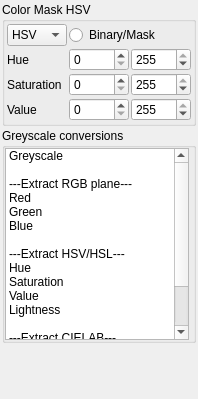
       <widget class="QWidget" name="pageColorOps">
        <property name="geometry">
         <rect>
          <x>0</x>
          <y>0</y>
          <width>198</width>
          <height>399</height>
         </rect>
        </property>
        <property name="sizePolicy">
         <sizepolicy hsizetype="Preferred" vsizetype="Preferred">
          <horstretch>0</horstretch>
          <verstretch>0</verstretch>
         </sizepolicy>
        </property>
        <property name="maximumSize">
         <size>
          <width>16777215</width>
          <height>16777215</height>
         </size>
        </property>
        <attribute name="label">
         <string>Color Ops</string>
        </attribute>
        <layout class="QGridLayout" name="gridLayout_16">
         <property name="horizontalSpacing">
          <number>0</number>
         </property>
         <property name="verticalSpacing">
          <number>2</number>
         </property>
         <property name="margin">
          <number>2</number>
         </property>
         <item row="6" column="0" colspan="3">
          <widget class="QGroupBox" name="gbColorMask">
           <property name="title">
            <string>Color Mask HSV</string>
           </property>
           <layout class="QGridLayout" name="gridLayout_8">
            <property name="margin">
             <number>2</number>
            </property>
            <property name="spacing">
             <number>2</number>
            </property>
            <item row="0" column="6" colspan="2">
             <widget class="QRadioButton" name="rbColorMask">
              <property name="text">
               <string>Binary/Mask</string>
              </property>
             </widget>
            </item>
            <item row="0" column="5">
             <widget class="QComboBox" name="cbColorMask">
              <item>
               <property name="text">
                <string>HSV</string>
               </property>
              </item>
              <item>
               <property name="text">
                <string>HSL</string>
               </property>
              </item>
              <item>
               <property name="text">
                <string>RGB</string>
               </property>
              </item>
              <item>
               <property name="text">
                <string>Lab</string>
               </property>
              </item>
             </widget>
            </item>
            <item row="2" column="5">
             <widget class="QLabel" name="lblCmask2_1">
              <property name="text">
               <string>Saturation</string>
              </property>
             </widget>
            </item>
            <item row="1" column="5">
             <widget class="QLabel" name="lblCmask1_1">
              <property name="text">
               <string>Hue</string>
              </property>
             </widget>
            </item>
            <item row="1" column="6">
             <widget class="QSpinBox" name="sbLH">
              <property name="maximum">
               <number>255</number>
              </property>
             </widget>
            </item>
            <item row="1" column="7">
             <widget class="QSpinBox" name="sbUH">
              <property name="maximum">
               <number>255</number>
              </property>
              <property name="value">
               <number>255</number>
              </property>
             </widget>
            </item>
            <item row="3" column="5">
             <widget class="QLabel" name="lblCmask3_1">
              <property name="text">
               <string>Value</string>
              </property>
             </widget>
            </item>
            <item row="2" column="6">
             <widget class="QSpinBox" name="sbLS">
              <property name="maximum">
               <number>255</number>
              </property>
             </widget>
            </item>
            <item row="3" column="6">
             <widget class="QSpinBox" name="sbLV">
              <property name="maximum">
               <number>255</number>
              </property>
             </widget>
            </item>
            <item row="2" column="7">
             <widget class="QSpinBox" name="sbUS">
              <property name="maximum">
               <number>255</number>
              </property>
              <property name="value">
               <number>255</number>
              </property>
             </widget>
            </item>
            <item row="3" column="7">
             <widget class="QSpinBox" name="sbUV">
              <property name="maximum">
               <number>255</number>
              </property>
              <property name="value">
               <number>255</number>
              </property>
             </widget>
            </item>
           </layout>
          </widget>
         </item>
         <item row="8" column="0" colspan="3">
          <spacer name="verticalSpacer_2">
           <property name="orientation">
            <enum>Qt::Vertical</enum>
           </property>
           <property name="sizeHint" stdset="0">
            <size>
             <width>20</width>
             <height>40</height>
            </size>
           </property>
          </spacer>
         </item>
         <item row="7" column="0" colspan="3">
          <widget class="QGroupBox" name="gbGreyscale">
           <property name="sizePolicy">
            <sizepolicy hsizetype="Preferred" vsizetype="Preferred">
             <horstretch>0</horstretch>
             <verstretch>0</verstretch>
            </sizepolicy>
           </property>
           <property name="maximumSize">
            <size>
             <width>16777215</width>
             <height>16777215</height>
            </size>
           </property>
           <property name="title">
            <string>Greyscale conversions</string>
           </property>
           <layout class="QGridLayout" name="gridLayout_7">
            <property name="leftMargin">
             <number>0</number>
            </property>
            <property name="topMargin">
             <number>0</number>
            </property>
            <property name="rightMargin">
             <number>4</number>
            </property>
            <property name="bottomMargin">
             <number>0</number>
            </property>
            <property name="spacing">
             <number>0</number>
            </property>
            <item row="0" column="2">
             <widget class="QListWidget" name="listGreyscale">
              <property name="sizePolicy">
               <sizepolicy hsizetype="Preferred" vsizetype="Expanding">
                <horstretch>0</horstretch>
                <verstretch>0</verstretch>
               </sizepolicy>
              </property>
              <property name="frameShape">
               <enum>QFrame::StyledPanel</enum>
              </property>
              <item>
               <property name="text">
                <string>Greyscale</string>
               </property>
              </item>
              <item>
               <property name="text">
                <string/>
               </property>
               <property name="flags">
                <set>NoItemFlags</set>
               </property>
              </item>
              <item>
               <property name="text">
                <string>---Extract RGB plane---</string>
               </property>
               <property name="font">
                <font>
                 <kerning>true</kerning>
                </font>
               </property>
               <property name="flags">
                <set>NoItemFlags</set>
               </property>
              </item>
              <item>
               <property name="text">
                <string>Red</string>
               </property>
              </item>
              <item>
               <property name="text">
                <string>Green</string>
               </property>
              </item>
              <item>
               <property name="text">
                <string>Blue</string>
               </property>
              </item>
              <item>
               <property name="text">
                <string/>
               </property>
               <property name="flags">
                <set>NoItemFlags</set>
               </property>
              </item>
              <item>
               <property name="text">
                <string>---Extract HSV/HSL---</string>
               </property>
               <property name="flags">
                <set>NoItemFlags</set>
               </property>
              </item>
              <item>
               <property name="text">
                <string>Hue</string>
               </property>
              </item>
              <item>
               <property name="text">
                <string>Saturation</string>
               </property>
              </item>
              <item>
               <property name="text">
                <string>Value</string>
               </property>
              </item>
              <item>
               <property name="text">
                <string>Lightness</string>
               </property>
              </item>
              <item>
               <property name="text">
                <string/>
               </property>
               <property name="flags">
                <set>NoItemFlags</set>
               </property>
              </item>
              <item>
               <property name="text">
                <string>---Extract CIELAB---</string>
               </property>
               <property name="flags">
                <set>NoItemFlags</set>
               </property>
              </item>
              <item>
               <property name="text">
                <string>L*</string>
               </property>
              </item>
              <item>
               <property name="text">
                <string>a*</string>
               </property>
              </item>
              <item>
               <property name="text">
                <string>b*</string>
               </property>
              </item>
             </widget>
            </item>
           </layout>
          </widget>
         </item>
        </layout>
       </widget>
